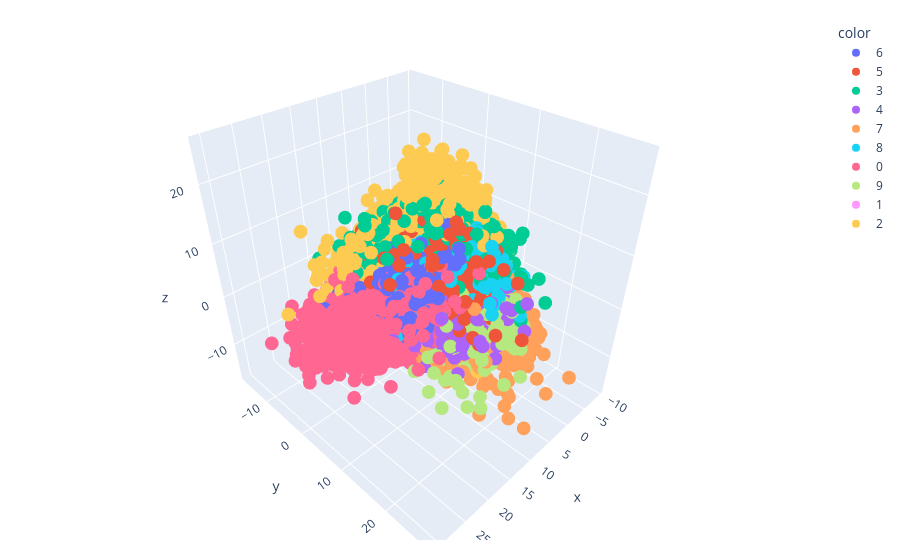

Notebook cell for this chart:
### Code cell
y_train_trf = y_train.astype(str)
fig = px.scatter_3d(df, x=X_train_trf[:,0], y=X_train_trf[:, 1], z=X_train_trf[:,2], color=y_train_trf)

fig.update_layout(
    margin=dict(l=20, r=20, t=20, b=20)
)

fig.show()

### Figure 1 — Plotly figure (JSON) as saved in the notebook; plotly's stock layout.template omitted (floating-point values rounded to 4 significant figures; data arrays with more than 128 entries replaced by an {"elided": "..."} marker saying what was removed)
{"data": [{"hovertemplate": "color=6<br>x=%{x}<br>y=%{y}<br>z=%{z}<extra></extra>", "legendgroup": "6", "marker": {"color": "#636efa", "symbol": "circle"}, "mode": "markers", "name": "6", "scene": "scene", "showlegend": true, "type": "scatter3d", "x": {"elided": "3352 float values"}, "y": {"elided": "3352 float values"}, "z": {"elided": "3352 float values"}}, {"hovertemplate": "color=5<br>x=%{x}<br>y=%{y}<br>z=%{z}<extra></extra>", "legendgroup": "5", "marker": {"color": "#EF553B", "symbol": "circle"}, "mode": "markers", "name": "5", "scene": "scene", "showlegend": true, "type": "scatter3d", "x": {"elided": "3093 float values"}, "y": {"elided": "3093 float values"}, "z": {"elided": "3093 float values"}}, {"hovertemplate": "color=3<br>x=%{x}<br>y=%{y}<br>z=%{z}<extra></extra>", "legendgroup": "3", "marker": {"color": "#00cc96", "symbol": "circle"}, "mode": "markers", "name": "3", "scene": "scene", "showlegend": true, "type": "scatter3d", "x": {"elided": "3414 float values"}, "y": {"elided": "3414 float values"}, "z": {"elided": "3414 float values"}}, {"hovertemplate": "color=4<br>x=%{x}<br>y=%{y}<br>z=%{z}<extra></extra>", "legendgroup": "4", "marker": {"color": "#ab63fa", "symbol": "circle"}, "mode": "markers", "name": "4", "scene": "scene", "showlegend": true, "type": "scatter3d", "x": {"elided": "3233 float values"}, "y": {"elided": "3233 float values"}, "z": {"elided": "3233 float values"}}, {"hovertemplate": "color=7<br>x=%{x}<br>y=%{y}<br>z=%{z}<extra></extra>", "legendgroup": "7", "marker": {"color": "#FFA15A", "symbol": "circle"}, "mode": "markers", "name": "7", "scene": "scene", "showlegend": true, "type": "scatter3d", "x": {"elided": "3508 float values"}, "y": {"elided": "3508 float values"}, "z": {"elided": "3508 float values"}}, {"hovertemplate": "color=8<br>x=%{x}<br>y=%{y}<br>z=%{z}<extra></extra>", "legendgroup": "8", "marker": {"color": "#19d3f3", "symbol": "circle"}, "mode": "markers", "name": "8", "scene": "scene", "showlegend": true, "type": "scatter3d", "x": {"elided": "3228 float values"}, "y": {"elided": "3228 float values"}, "z": {"elided": "3228 float values"}}, {"hovertemplate": "color=0<br>x=%{x}<br>y=%{y}<br>z=%{z}<extra></extra>", "legendgroup": "0", "marker": {"color": "#FF6692", "symbol": "circle"}, "mode": "markers", "name": "0", "scene": "scene", "showlegend": true, "type": "scatter3d", "x": {"elided": "3316 float values"}, "y": {"elided": "3316 float values"}, "z": {"elided": "3316 float values"}}, {"hovertemplate": "color=9<br>x=%{x}<br>y=%{y}<br>z=%{z}<extra></extra>", "legendgroup": "9", "marker": {"color": "#B6E880", "symbol": "circle"}, "mode": "markers", "name": "9", "scene": "scene", "showlegend": true, "type": "scatter3d", "x": {"elided": "3350 float values"}, "y": {"elided": "3350 float values"}, "z": {"elided": "3350 float values"}}, {"hovertemplate": "color=1<br>x=%{x}<br>y=%{y}<br>z=%{z}<extra></extra>", "legendgroup": "1", "marker": {"color": "#FF97FF", "symbol": "circle"}, "mode": "markers", "name": "1", "scene": "scene", "showlegend": true, "type": "scatter3d", "x": {"elided": "3775 float values"}, "y": {"elided": "3775 float values"}, "z": {"elided": "3775 float values"}}, {"hovertemplate": "color=2<br>x=%{x}<br>y=%{y}<br>z=%{z}<extra></extra>", "legendgroup": "2", "marker": {"color": "#FECB52", "symbol": "circle"}, "mode": "markers", "name": "2", "scene": "scene", "showlegend": true, "type": "scatter3d", "x": {"elided": "3331 float values"}, "y": {"elided": "3331 float values"}, "z": {"elided": "3331 float values"}}], "layout": {"legend": {"title": {"text": "color"}, "tracegroupgap": 0}, "margin": {"b": 20, "l": 20, "r": 20, "t": 20}, "scene": {"domain": {"x": [0, 1], "y": [0, 1]}, "xaxis": {"title": {"text": "x"}}, "yaxis": {"title": {"text": "y"}}, "zaxis": {"title": {"text": "z"}}}}}
